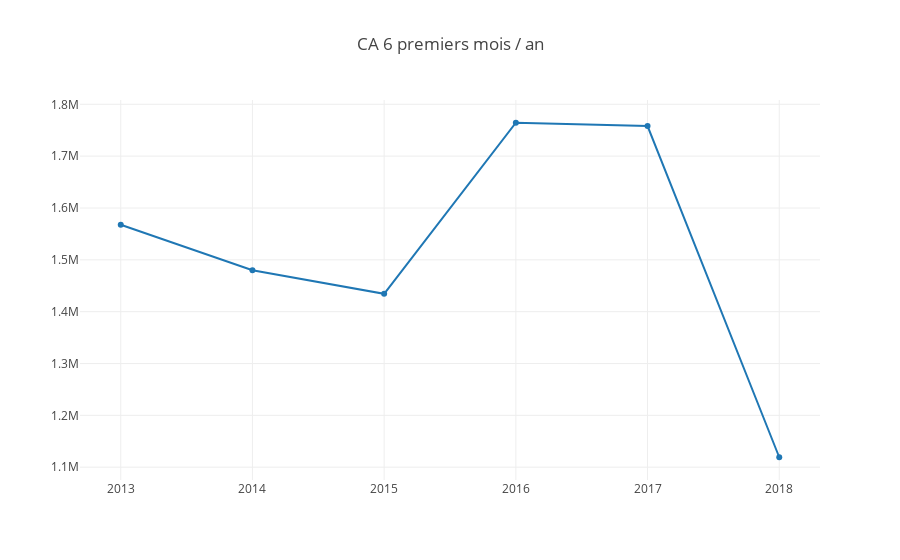

Here is the notebook cell this chart was saved with:
### Code cell
summary = go.Scatter(x=[2013,2014,2015,2016,2017,2018],y=df[(df["mois"].isin([1,2,3,4,5,6]))].groupby("annee")["total_vente"].sum().values, name="CA 6 premiers mois")
layout = go.Layout(
    title='CA 6 premiers mois / an')
fig = go.Figure(data=[summary], layout=layout)
plotly.offline.iplot(fig)

### Figure 1 — Plotly figure (JSON) as saved in the notebook; plotly's stock layout.template omitted (floating-point values rounded to 4 significant figures)
{"data": [{"name": "CA 6 premiers mois", "type": "scatter", "x": [2013, 2014, 2015, 2016, 2017, 2018], "y": [1568000.0, 1480000.0, 1434000.0, 1764000.0, 1758000.0, 1119000.0]}], "layout": {"title": "CA 6 premiers mois / an"}}
